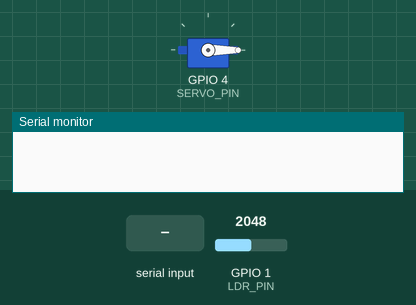
This sketch was run on a simulated ESP32-C3. Shown: servo, the last lines printed to the serial monitor. The inputs (shaded band) are chosen by the test bench; at power-on: GPIO 1 (LDR_PIN) = 2048 (analog values on the 0–4095 scale).

Above: at 1.2 s.
1.3 s: "90\n" received over Serial
At 1.9 s:
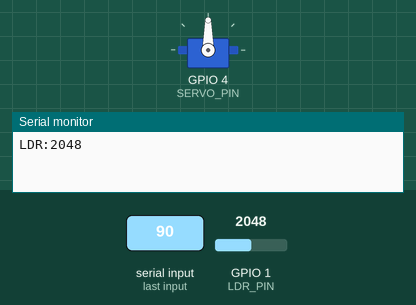
2.8 s: "0\n" received over Serial
At 4.2 s:
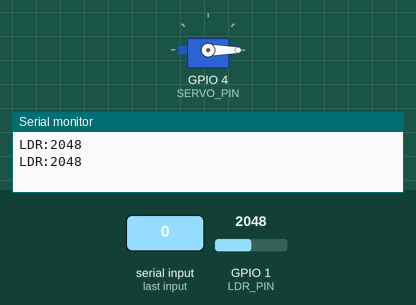
Timing chart, 0 to 5.8 s (numbered marks = the images above; inputs shaded):
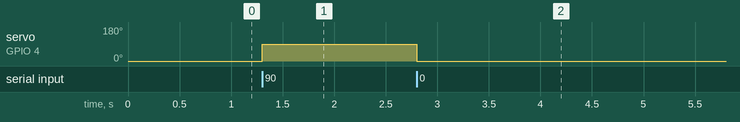

Measured:
- after the input at 1.3 s, servo on GPIO 4 (SERVO_PIN): 0° → 90° at once
- after the input at 2.8 s, servo on GPIO 4 (SERVO_PIN): 90° → 0° at once

The sketch:

hermex_bob_esp32c3.ino
```cpp
/*
  hermex_bob_esp32c3.ino
  ==========================
  Nap cho ESP32-C3 Super Mini gan voi MAY SON (Bob - tram nhan) trong
  du an KHKT Hermex.

  Khac voi ban truoc (chi doc LDR dinh ky, khong co Servo), board nay
  gio dam nhan CA HAI nhiem vu: xoay Servo (dai dien cho kinh phan
  tich/basis do cua Bob) VA doc cam bien LDR ngay sau khi xoay xong -
  vi ve mat vat ly, ket qua do sang chi co y nghia SAU KHI kinh phan
  tich da o dung goc.

  Luong hoat dong khi nhan 1 lenh goc tu may tinh:
    1. Nhan so nguyen goc (dinh dang thuan tuy "<goc>\n", vi du "90\n",
       giong het giao thuc ben May Ha - khong co tien to chu).
    2. Xoay Servo den dung goc do.
    3. Dung lai cho 200ms de anh sang/co hoc on dinh (servo vua quay
       xong con rung nhe, can thoi gian de LDR khong doc phai gia tri
       nhieu do dao dong co hoc).
    4. Doc gia tri LDR, gui ve may tinh dinh dang "LDR:<gia_tri>\n".

  Board nay KHONG tu dong gui LDR dinh ky nhu ban truoc - chi gui
  DUNG 1 lan sau moi lenh goc nhan duoc, dong vai tro vua la xac nhan
  da xoay xong vua la ket qua do.

  Board: ESP32-C3 Super Mini

  Ket noi phan cung:
    - Servo, day tin hieu (thuong mau vang/cam) -> GPIO4
    - Servo, day nguon (do)                      -> 5V (hoac 3V3 tuy loai servo)
    - Servo, day mass (nau/den)                  -> GND
    - LDR (mach chia ap voltage divider voi 1 dien tro co dinh, vi du 10k):
        3V3 -> mot dau LDR -> diem giua (GPIO1) -> dien tro 10k -> GND

  Luu y ve chan: GPIO4 va GPIO1 deu KHONG phai chan strapping cua
  ESP32-C3 (cac chan strapping can tranh la GPIO2/8/9), an toan de
  dung cho Servo va ADC.

  Cau hinh trong Arduino IDE (menu Tools) - BAT BUOC voi board C3
  Super Mini, khac voi ESP32 DevKit thuong:
    - Board: "ESP32C3 Dev Module"
    - USB CDC On Boot: "Enabled"
      (board nay dung cong USB gan lien ngay tren chip, KHONG co IC
      chuyen doi USB-Serial rieng nhu CH340/CP2102. Neu de "Disabled",
      Serial Monitor tren may tinh se KHONG nhan duoc gi ca, du code
      van bien dich va chay dung.)

  Thu vien can cai (Arduino IDE > Tools > Manage Libraries): "ESP32Servo".
*/

#include <ESP32Servo.h>

// ============================================================
// 1. CAU HINH CHAN
// ============================================================
const int SERVO_PIN = 4;   // GPIO4 - tin hieu PWM dieu khien Servo (kinh phan tich)
const int LDR_PIN = 1;      // GPIO1 - kenh ADC1_CH1, doc gia tri sang tu LDR

// ============================================================
// 2. THOI GIAN CHO ON DINH SAU KHI XOAY SERVO
// ============================================================
const unsigned long SETTLE_DELAY_MS = 200;

// ============================================================
// 3. GOC HOP LE - PHAI khop VALID_SERVO_ANGLES ben phia Python va ben May Ha
// ============================================================
const int VALID_ANGLES[] = {0, 45, 90, 135};
const int VALID_ANGLES_COUNT = 4;

Servo myServo;
String inputBuffer = "";   // gom ky tu Serial cho den khi gap '\n'

// ============================================================
// 4. KIEM TRA GOC CO HOP LE KHONG
// ============================================================
bool isValidAngle(int angle) {
  for (int i = 0; i < VALID_ANGLES_COUNT; i++) {
    if (VALID_ANGLES[i] == angle) {
      return true;
    }
  }
  return false;
}

// ============================================================
// 5. KIEM TRA CHUOI CO PHAI TOAN CHU SO KHONG
//    (String::toInt() tra ve 0 ca khi chuoi khong phai so hop le,
//    nen can kiem tra rieng de phan biet "0" that voi du lieu rac).
// ============================================================
bool isNumericString(const String &s) {
  if (s.length() == 0) return false;
  for (unsigned int i = 0; i < s.length(); i++) {
    if (!isDigit(s.charAt(i))) return false;
  }
  return true;
}

// ============================================================
// 6. XU LY 1 LENH GOC DA NHAN TRON VEN
//    Xoay Servo -> cho on dinh -> doc LDR -> gui ket qua.
// ============================================================
void handleAngleCommand(String line) {
  line.trim();

  if (!isNumericString(line)) {
    Serial.print("ERR:NOT_A_NUMBER:");
    Serial.println(line);
    return;
  }

  int angle = line.toInt();

  if (!isValidAngle(angle)) {
    Serial.print("ERR:INVALID_ANGLE:");
    Serial.println(angle);
    return;
  }

  myServo.write(angle);

  // Dung dung 200ms truoc khi doc LDR - day la khoang cho co chu dich
  // (gan voi thoi diem do), nen dung delay() truc tiep la hop ly va
  // don gian nhat, khac voi vong lap nen can non-blocking o cho khac.
  delay(SETTLE_DELAY_MS);

  int ldrValue = analogRead(LDR_PIN);
  Serial.print("LDR:");
  Serial.println(ldrValue);
}

// ============================================================
// 7. DOC SERIAL KHONG CHAN (non-blocking) - gom ky tu cho den '\n'
// ============================================================
void readSerialCommands() {
  while (Serial.available() > 0) {
    char c = Serial.read();

    if (c == '\n') {
      if (inputBuffer.length() > 0) {
        handleAngleCommand(inputBuffer);
      }
      inputBuffer = "";  // xoa bo dem ngay sau khi xu ly, du lenh hop le hay loi
    } else if (c != '\r') {
      inputBuffer += c;

      if (inputBuffer.length() > 32) {
        inputBuffer = "";  // chong tran buffer neu nhan phai du lieu rac khong co '\n'
      }
    }
  }
}

// ============================================================
// SETUP / LOOP
// ============================================================
void setup() {
  Serial.begin(115200);
  analogReadResolution(12);  // ESP32-C3: ADC 12-bit -> gia tri doc duoc trong khoang 0-4095

  myServo.attach(SERVO_PIN);
  myServo.write(0);  // vi tri mac dinh khi vua khoi dong

  inputBuffer.reserve(32);
}

void loop() {
  readSerialCommands();
}
```
